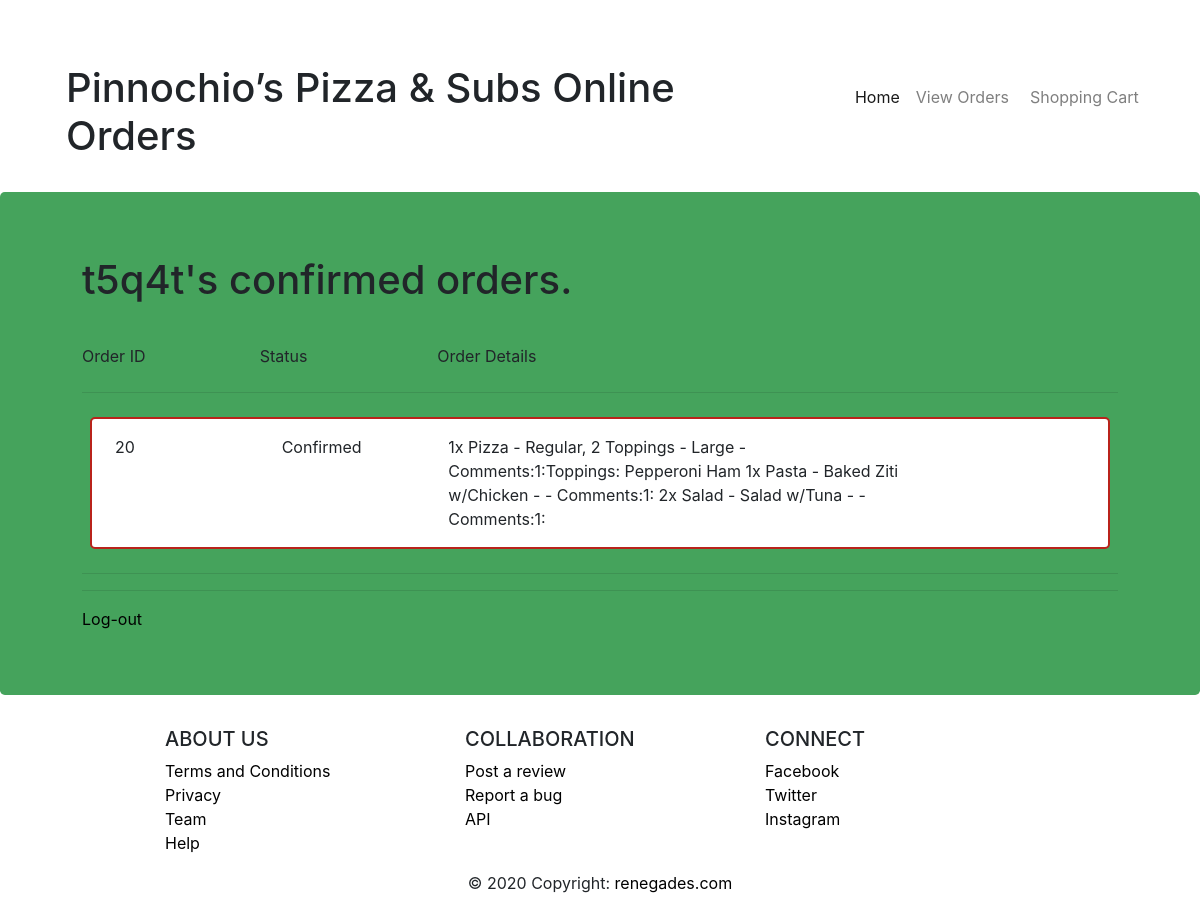
The app's page /orders (signed in) with its own data.
### orders/models.py (models this page shows, shortened)
class ShoppingCart2(models.Model):
      user = models.ForeignKey(User, on_delete=models.CASCADE)
      items = models.ManyToManyField(Product, through="Quantity2")
      status = models.CharField(max_length=64, default='Active')
      def order_details(self):
        return "\n".join([(str(self.quantity2_set.get(product=p).quantity) + "x " +
                        p.name + " - " + p.size + " - Comments:" +
                        str(self.quantity2_set.get(product=p).comments)) for p in self.items.all()])

class Product(models.Model):
    name = models.CharField(max_length=64)
    size = models.CharField(max_length=64, blank=True)
    price = models.FloatField()

class Quantity2(models.Model):
      product = models.ForeignKey(Product, on_delete=models.CASCADE)
      shoppingCart = models.ForeignKey(ShoppingCart2, on_delete=models.CASCADE)
      quantity = models.IntegerField()
      comments = models.CharField(max_length=100, default='')

### orders/views.py (the view)
# urls.py: path("orders", views.orders, name="orders"),
def orders(request):
    if not request.user.is_authenticated:
        return render(request, "orders/login.html", {"message": None})
    user_id = request.user
    carts = ShoppingCart2.objects.filter(user=user_id).exclude(status = "Active")
    cart = getUserCart(user_id)
    items = cart.items.all()
    count = 0
    total = 0
    for item in items:
        quantity = cart.quantity2_set.get(product=item).quantity
        item.quantity = quantity
        item.totalPriceItem = item.price * quantity
        total += item.totalPriceItem
        count += quantity
    context = {
        "user": request.user,
        "badge": count,
        "carts": carts
    }
    return render(request, "orders/orders.html", context)

### orders/views.py (called while the page is built)
def getUserCart(user_id):
    cart = ShoppingCart2.objects.filter(status = "Active").get(user__exact = user_id)
    return cart

### orders/templates/orders/orders.html (shortened to what this page needs)
{% extends "orders/layout.html" %}
{% block body %}
<h1>{{ user.first_name }}'s confirmed orders.</h1>
<div>
    <br>
    <div class="row">
        <div class="col-sm-2 my-2">
            Order ID
        </div>
        <div class="col-sm-2 my-2">
            Status
        </div>
        <div class="col-sm-6 my-2">
            Order Details
        </div>
    </div>
    <hr>
    <ul>
        {% for cart in carts %}
            <li id="{{ cart.id }}" class="row my-4 mx-2 p-2 menu-item">
                <div class="col-sm-2 my-2">
                    {{ cart.id }}
                </div>
                <div class="col-sm-2 my-2">
                    {{ cart.status }}
                </div>
                <div class="col-sm-6 my-2">
                    {{ cart.order_details }}
                </div>
            </li>
        {% endfor %}
        <hr>
    </ul>
</div>
<hr>
<a href="{% url 'logout' %}">Log-out</a>
{% endblock %}

### orders/templates/orders/layout.html (shortened to what this page needs)
{% load static %}
<!DOCTYPE html>
<html>
    <head>
        <link rel="stylesheet" href="https://stackpath.bootstrapcdn.com/bootstrap/4.3.1/css/bootstrap.min.css">
        <link rel="stylesheet" href="https://cdnjs.cloudflare.com/ajax/libs/animate.css/3.7.2/animate.min.css">
        <link rel="stylesheet" href="{% static 'orders/styles.css' %}">
    </head>
    <body>
        <div class="sticky mt-5">
            <div class="row p-3">
                <div class="col-md-8">
                    <h1 style="margin-left: 50px;">Pinnochio’s Pizza & Subs Online Orders</h1>
                </div>
                <div class="col-md-4">
                    <nav class="navbar navbar-light navbar-expand">
                      <div class="collapse navbar-collapse justify-content-center" id="navbarsExample08">
                        <ul class="navbar-nav">
                          <li class="nav-item active">
                            <a class="nav-link" href="{% url 'index' %}">
                              <span>Home</span>
                              <span class="sr-only">(current)</span></a>
                          </li>
                          <li class="nav-item">
                            <a class="nav-link" href="{% url 'orders' %}">
                              <span>View Orders</span></a>
                          </li>
                          <li class="nav-item">
                            <a class="nav-link notification" href="{% url 'shoppingCart' %}">
                              <span>Shopping Cart</span>
                            </a>
                          </li>
                        </ul>
                      </div>
                    </nav>
                </div>
            </div>
        </div>
        <div class="jumbotron my-2 pinnochio-background">
          <div style="margin: 0px 50px;">
            {% block body %}
            {% endblock %}
          </div>
        </div>
        <footer class="page-footer pt-4">
            <div class="container-fluid text-center text-md-left">
              <div class="row justify-content-md-center">
                <div class="col-md-3 mb-md-0 mb-3">
                  <h5 class="text-uppercase">About Us</h5>
                  <ul class="list-unstyled">
                    <li>
                      <a href="#!" class="whiteLink">Terms and Conditions</a>
                    </li>
                    <li>
                      <a href="#!" class="whiteLink">Privacy</a>
                    </li>
                    <li>
                      <a href="#!" class="whiteLink">Team</a>
                    </li>
                    <li>
                      <a href="#!" class="whiteLink">Help</a>
                    </li>
                  </ul>
                </div>
                <div class="col-md-3 mb-md-0 mb-3">
                  <h5 class="text-uppercase">Collaboration</h5>
                  <ul class="list-unstyled">
                    <li>
                      <a href="#!" class="whiteLink">Post a review</a>
                    </li>
                    <li>
                      <a href="#!" class="whiteLink">Report a bug</a>
                    </li>
                    <li>
                      <a href="#!" class="whiteLink">API</a>
                    </li>
                  </ul>
                </div>
                <div class="col-md-3 mb-md-0 mb-3">
                  <h5 class="text-uppercase">Connect</h5>
                  <ul class="list-unstyled">
                    <li>
                      <a href="#!" class="whiteLink">Facebook</a>
                    </li>
                    <li>
                      <a href="#!" class="whiteLink">Twitter</a>
                    </li>
                    <li>
                      <a href="#!" class="whiteLink">Instagram</a>
                    </li>
                  </ul>
                </div>
              </div>
            </div>
            <div class="footer-copyright text-center py-3">© 2020 Copyright:
              <a href="#" class="whiteLink">renegades.com</a>
            </div>
        </footer>
    </body>
</html>

### static/orders/styles.css (style rules this page uses)
a { color: black; }
ul { margin: 0; padding:0 }
div.sticky { position: -webkit-sticky; position: sticky; background-color: white; top: 0; z-index: 1; }
.notification { margin: 5px; color: white; position: relative; border-radius: 5px; }
.navbar .navbar-nav { align-items: center; }
.pinnochio-background { background: rgba(49, 153, 75, 0.9); }
.menu-item { border: 2px solid rgb(185, 35, 27); border-radius: 5px; background: white; }

### records on screen
ShoppingCart2: id "20", status "Confirmed", order_details "1x Pizza - Regular, 2 Toppings - Large - Comments:1:Toppings: Pepperoni Ham 1x Pasta - Baked Ziti w/Chicken - - Comments:1: 2x Salad - Salad w/Tuna - - Comments:1:"

### other values on screen
{{ user.first_name }} "t5q4t"
